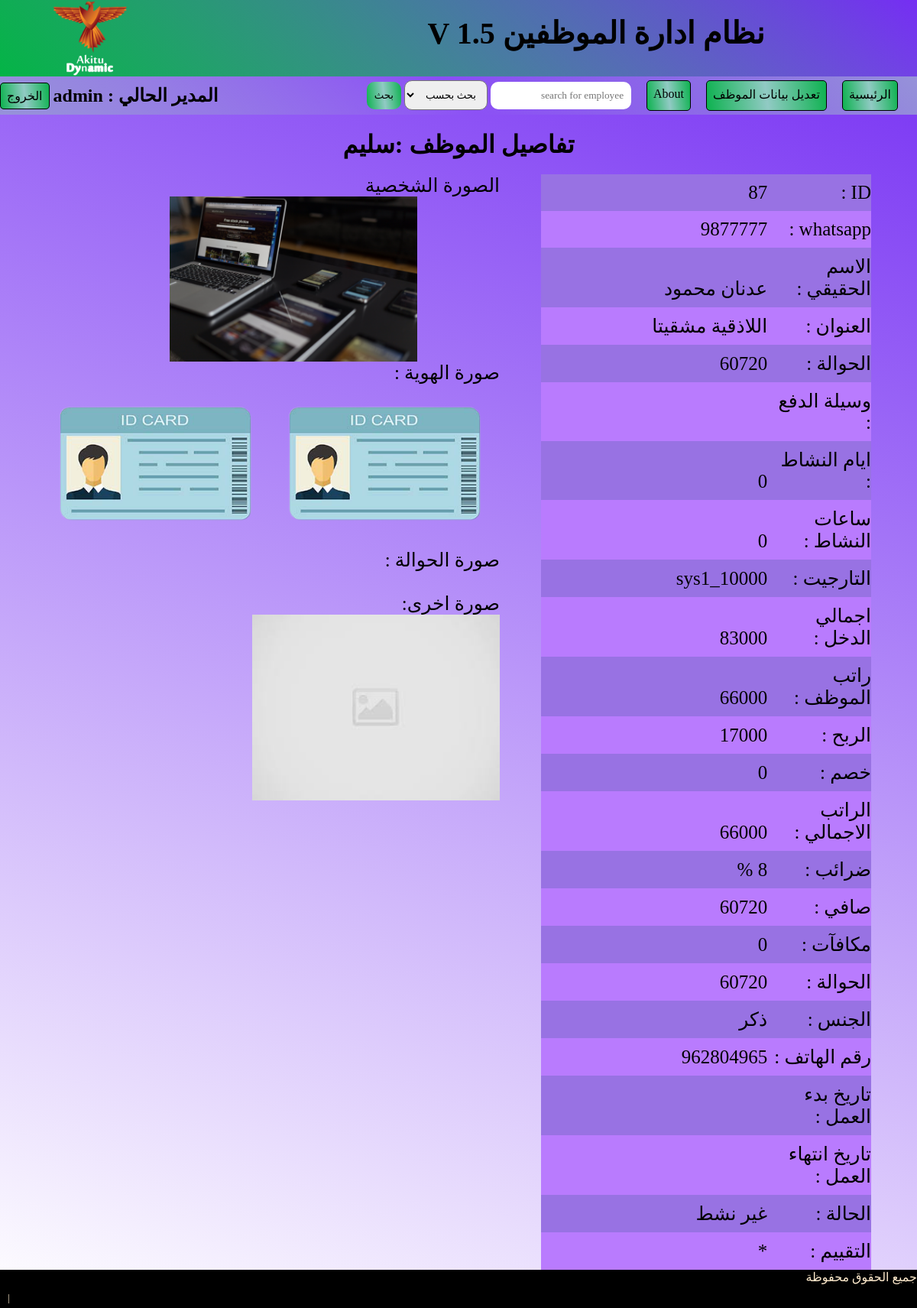
/detaile.php?id=87 (signed in), run on the app's committed database.
### tables this page shows
CREATE TABLE `employee` (
  `employee_id` int(255) NOT NULL,
  `whatsapp` int(255) NOT NULL,
  `total_income` int(255) NOT NULL,
  `phone` int(15) NOT NULL DEFAULT '0',
  `real_name` varchar(255) NOT NULL DEFAULT 'لا يوجد',
  `facke_name` varchar(255) NOT NULL DEFAULT 'لا يوجد',
  `gender` tinyint(2) NOT NULL DEFAULT '1',
  `address` varchar(255) NOT NULL DEFAULT 'لا يوجد',
  `start_work` varchar(255) NOT NULL DEFAULT 'لا يوجد',
  `end_work` varchar(255) NOT NULL DEFAULT 'لا يوجد',
  `status` int(10) NOT NULL DEFAULT '0',
  `rate` int(10) NOT NULL DEFAULT '1',
  `pay_way` varchar(255) NOT NULL DEFAULT 'لا يوجد',
  `transfer` varchar(255) NOT NULL DEFAULT 'لا يوجد',
  `active_days` int(50) NOT NULL DEFAULT '0',
  `active_hours` int(50) NOT NULL DEFAULT '0',
  `target_sys` varchar(5) NOT NULL DEFAULT 'sys1',
  `target` varchar(255) NOT NULL,
  `discount` int(255) NOT NULL DEFAULT '0',
  `taxes` int(255) NOT NULL DEFAULT '8',
  `bonuses` int(255) NOT NULL DEFAULT '0',
  `image` varchar(255) NOT NULL DEFAULT 'default.jpg',
  `id_image1` varchar(255) NOT NULL DEFAULT 'default_id.jpg',
  `id_image2` varchar(255) NOT NULL DEFAULT 'default_id.jpg',
  `additional_image` varchar(255) NOT NULL DEFAULT 'additional_image.jpg',
  `transfer_image` varchar(255) NOT NULL DEFAULT 'transfer_image.jpg'
);

### init.php (called while the page is built, shortened)
<?php
include('includes/head_page.php');
include('includes/functions.php');

### includes/functions.php (called while the page is built, shortened)
<?php
function rate($rate)
{
    if ($rate == 1) {
        return "*";
    } elseif ($rate == 2) {
        return "**";
    } elseif ($rate == 3) {
        return "***";
    } elseif ($rate == 4) {
        return "****";
    } elseif ($rate == 5) {
        return "*****";
    }
}
function target($target)
{
    switch ($target) {
        case 'sys1_10000':
            $total_income = 83000;
            $salary1 = 66000;
            break;
    }
    $r = array($total_income, $salary1);
    return $r;
}

### detaile.php (the view, shortened to what this page needs)
<?php
include('init.php');
if (isset($_SESSION['admin_manager'])) {
    $add_or_edit = '<span id="add_emp_btn">تعديل بيانات الموظف</span>';
    include('includes/header.php');
?>
    <?php
    include("connect.php");
    if (isset($_GET["id"])) {
        $id = $_GET["id"];
        $stmt2 = $con->prepare("SELECT * FROM employee WHERE employee_id=?");
        $stmt2->execute(array($id));
        $row = $stmt2->rowCount();
        if ($row == 0) {
            echo "لا يوجد موظف في المعرف المحدد";
        } else {
            $employee = $stmt2->fetch();
    ?>
            <div class="container">
                <div class="h1">
                    <h1> تفاصيل الموظف :<span><?php echo $employee["facke_name"] ?></span> </h1>
                </div>
                <?php
                $target = $employee["target"];
                $r = target($target);
                $total_income = $r[0];
                $salary1 = $r[1];
                $profit = $total_income - $salary1;
                $discount = $employee["discount"];
                $salary = ($salary1 - $discount);
                $taxes = $employee["taxes"];
                $x = 100 - $taxes;
                $y = $x / 100;
                $salary_taxes = $salary * $y;
                $bonuses = $employee["bonuses"];
                $final_transfer = $salary * $y + $bonuses;
                ?>
                <div class="employee_list">
                    <div class="details">
                        <div>
                            <div>ID : </div>
                            <div><?php echo $employee["employee_id"] ?></div>
                        </div>
                        <div>
                            <div>whatsapp :</div>
                            <div><?php echo $employee["whatsapp"] ?></div>
                        </div>
                        <div>
                            <div>الاسم الحقيقي : </div>
                            <div><?php echo $employee["real_name"] ?></div>
                        </div>
                        <div>
                            <div>العنوان : </div>
                            <div><?php echo $employee["address"] ?></div>
                        </div>
                        <div>
                            <div>الحوالة :</div>
                            <div><?php echo $final_transfer ?></div>
                        </div>
                        <div>
                            <div>وسيلة الدفع : </div>
                        </div>
                        <div>
                            <div>ايام النشاط : </div>
                            <div><?php echo $employee["active_days"] ?></div>
                        </div>
                        <div>
                            <div>ساعات النشاط : </div>
                            <div><?php echo $employee["active_hours"] ?></div>
                        </div>
                        <div>
                            <div>التارجيت : </div>
                            <div><?php echo $target  ?></div>
                        </div>
                        <div>
                            <div>اجمالي الدخل :</div>
                            <div><?php echo $total_income  ?></div>
                        </div>
                        <div>
                            <div>راتب الموظف : </div>
                            <div><?php echo $salary1; ?></div>
                        </div>
                        <div>
                            <div>الربح : </div>
                            <div><?php echo $profit; ?></div>
                        </div>
                        <div>
                            <div>خصم : </div>
                            <div><?php echo $discount ?><span> </span></div>
                        </div>
                        <div>
                            <div> الراتب الاجمالي : </div>
                            <div><?php echo $salary; ?><span> </span></div>
                        </div>
                        <div>
                            <div>ضرائب :</div>
                            <div><?php echo $taxes; ?><span> %</span></div>
                        </div>
                        <div>
                            <div> صافي : </div>
                            <div><?php echo $salary_taxes; ?></div>
                        </div>
                        <div>
                            <div>مكافآت :</div>
                            <div><?php echo $bonuses; ?></div>
                        </div>
                        <div>
                            <div>الحوالة :</div>
                            <div><?php echo $final_transfer; ?></div>
                        </div>
                        <div>
                            <div> الجنس :</div>
                            <div><?php if ($employee["gender"] == 1) {
                                        echo "ذكر";
                                    } else {
                                        echo "انثى";
                                    } ?></div>
                        </div>
                        <div>
                            <div>رقم الهاتف : </div>
                            <div><?php echo $employee["phone"] ?></div>
                        </div>
                        <div>
                            <div> تاريخ بدء العمل :</div>
                        </div>
                        <div>
                            <div>تاريخ انتهاء العمل : </div>
                        </div>
                        <div>
                            <div> الحالة : </div>
                            <div><?php if ($employee["status"] == 0) {
                                        echo "غير نشط";
                                    } else {
                                        echo "نشط";
                                    } ?></div>
                        </div>
                        <div>
                            <div>التقييم :</div>
                            <div><?php
                                    echo  rate($employee["rate"]);
                                    ?>
                            </div>
                        </div>
                    </div>
                    <div class="image_area">
                        <div class="personal_image">
                            <p>الصورة الشخصية</p>
                            <img id="personal_img" src="img/image/<?php echo $employee['image']; ?>" alt="">
                        </div>
                        <p>صورة الهوية : </p>
                        <div class="id_images">
                            <div>
                                <img src="img/id1/<?php echo $employee['id_image1']; ?>" alt="">
                            </div>
                            <div><img src="img/id1/<?php echo $employee['id_image2']; ?>" alt=""></div>
                        </div>
                        <div class="other_images">
                            <div>
                                <p>صورة الحوالة :</p>
                            </div>
                            <div>
                                <p>صورة اخرى:</p>
                                <img src="img/additional/<?php echo $employee['additional_image']; ?>" alt="">
                            </div>
                        </div>
                    </div>
                </div>
            </div>
    <?php }
    } else {
        echo "لا يمكنك الدخول الى هذه الصفحة مباشرة ";
    }
    ?>
<?php } else {
    echo '<div><h1 style="color:red;width:fit-content;margin:auto;">غير مسموح لك بالوصول لهذه الصفحة</h1></div>';
} ?>
<?php include('includes/footer.php') ?>

### includes/head_page.php (shortened to what this page needs)
<!DOCTYPE html>
<html lang="en">
<head>
    <link rel="stylesheet" href="css/iziToast.min.css">
    <link rel="stylesheet" href="css/myback.css">
    <link rel="stylesheet" media=" screen and (max-width: 730px)" href="css/medium.css" />
</head>
<body>

### includes/header.php (shortened to what this page needs)
<header>
    <nav class="nav">
        <div class="nav_det"> نظام ادارة الموظفين V 1.5</div>
        <div class="logo"><img src="icons/Logo.png" alt=""></div>
    </nav>
    <section class="search_bar">
        <div>
            <a href="index.php" class="c1btn">الرئيسية</a>
            <?php if (isset($add_or_edit)) {
                echo $add_or_edit;
            } ?>
            <a href="about_us.php" class="c1btn">About</a>
            <form action="search.php" method="POST">
                <input type="text" name="search_box" placeholder="search for employee">
                <select name="search_by" class="search_select">
                    <option value="default"> بحث بحسب</option>
                </select>
                <input type="submit" value="بحث" class="c1btn">
            </form>
        </div>
        <div>
            <h2> المدير الحالي : <span><?php echo $_SESSION['admin_manager'] ?></span></h2>
            <span><a href="logout.php" class="c1btn"> الخروج</a></span>
        </div>
    </section>
</header>

### includes/footer.php (shortened to what this page needs)
<footer>
    <div>جميع الحقوق محفوظة </div>
    <div>|<span></span></div>
</footer>
</body>
</html>

### css/myback.css (style rules this page uses)
* { padding: 0; margin: 0; box-sizing: border-box; direction: rtl; font-family:cairo; }
body { background: linear-gradient( 200deg , #752ef3, transparent); }
header .nav { background: linear-gradient( 45deg , #04b446, transparent); height: 100px; }
header .nav div { display: inline-block; font-size: 40px; font-weight:bold; }
header .nav .logo { width: 29%; margin-top: 20px; color: #752ef3; text-align: left; position: relative; }
header .nav .logo img { width: 99px; position: absolute; left: 60px; top: -57px; }
header .nav .nav_det { width: 70%; text-align: center; margin-top: 20px; }
header .search_bar { height: 50px; background: linear-gradient( 45deg , #9692d9, transparent,#9692d9); }
header .search_bar .search_select { padding: 10px; border-radius: 10px; outline: none; }
.container h1 { text-align: center; }
.container .employee_list { width: 90%; margin: auto; position: relative; }
.container .h1 { margin: 20px; }
.container .h1 a ,#add_emp_btn,.c1btn { background: linear-gradient( 83deg , #0db24f, #91cac4,#0db24f); text-decoration: none; border: 1px solid black; color: black; padding: 8px; cursor: pointer; border-radius: 5px; }
header .search_bar >div { display: inline-block; height: 100%; }
header .search_bar >div:nth-child(1) { padding: 5px; margin-right: 20px; display: inline-flex; gap: 20px }
header .search_bar >div:nth-child(1) input { border: 0; outline: none; padding: 10px; border-radius: 10px; transition: box-shadow 0.2s; }
header .search_bar >div:nth-child(2) { float: left; display: flex; align-items: center; gap: 5px }
.container .employee_list { display: flex; flex-direction: row; justify-content: space-between; font-size: 25px; }
.container .employee_list .details { width: 40%; }
.container .employee_list .details>div>div { display: inline-block; width: 30%; }
.container .employee_list .details>div:nth-child(odd) { background-color: #9872e3; }
.container .employee_list .details>div:nth-child(even) { background-color: #b97bfe; }
.container .employee_list .details>div>div:nth-child(2) { width: 68%; }
.container .employee_list .details >div { padding:10px 0px; }
.container .employee_list .image_area { position: relative; left: 30%; transform: translateX(-50%); display: flex; flex-direction: column; width: 50%; }
.container .employee_list .image_area .id_images >div img { width: 300px; }
.container .employee_list .image_area .id_images { display: flex; }
.container .employee_list .image_area .personal_image img { width: 60%; display: block; margin: auto; }
.container .employee_list .image_area .personal_image { width: 100%; position: relative; }
.other_images img { width: 60%; margin: auto; }
footer { width: 100%; background-color: black; color: blanchedalmond; height: 50px; position: relative; }
footer>div:nth-child(2) { position: absolute; font-size: 13px; bottom:5px; left: 10px; }

### css/medium.css (style rules this page uses)
header .nav .nav_det { font-size: 30px; }
header .nav .logo img { width: 98px; top: -44px; left: 50px; }
header .search_bar { display: flex; flex-direction: column; height: auto; }
.container { width: 1005; }
header .search_bar form { padding: 10px; }
header .search_bar >div:nth-child(1) { padding: 5px; margin-right: 20px; display: inline; margin-top: 10px }
header .search_bar >div:nth-child(2) { margin: 5px; }
.container .employee_list { flex-direction: column; }
.container .employee_list .details { width: 100%; }
.container .employee_list .details>div>div { display: inline-block; width: 43%; }
.container .employee_list .details>div>div:nth-child(2) { width: 55%; }
.container .employee_list .image_area { left: 0px; transform: translateX(0); }
.container .employee_list .image_area .id_images >div img { width: 100%; }
.container .employee_list .image_area .id_images >div { margin: auto; }
.container .employee_list .image_area .personal_image img { width: 100%; }
.container .employee_list .image_area .id_images { display: flex; flex-direction: column; }

### data on the page
employee: facke_name "سليم", employee_id "87", whatsapp "9877777", real_name "عدنان محمود", address "اللاذقية مشقيتا", final_transfer "60720", active_days "0", active_hours "0", target "sys1_10000", target "83000", target "66000", target "17000", discount "0", salary "66000", taxes "8", salary_taxes "60720", bonuses "0", phone "962804965", rate "*", image (picture), id_image1 (placeholder picture), id_image2 (placeholder picture), additional_image (picture)

### other printed values
$_SESSION['admin_manager'] "admin"
